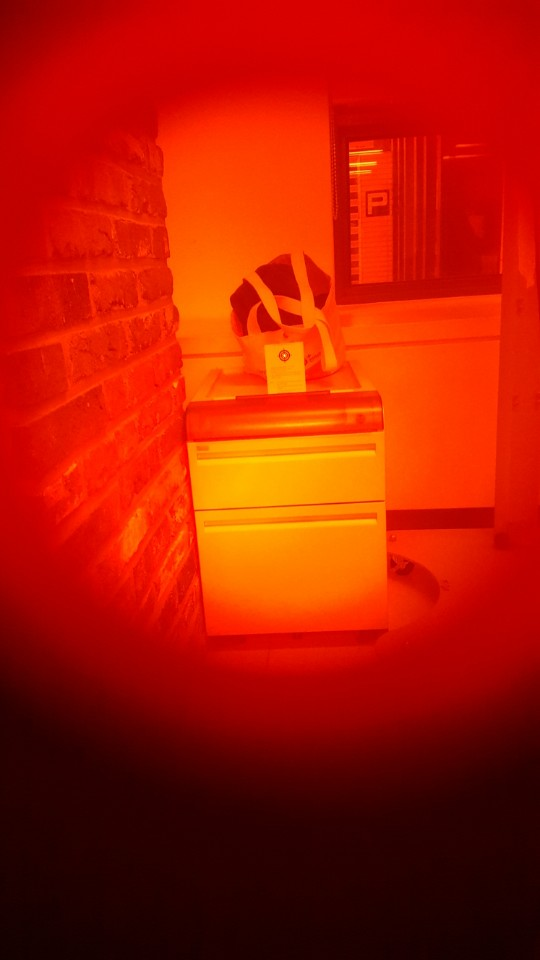
#> input picture images/bright_spot.jpg, 540 x 960 px, found by its file name
$ python guassianblur.py
#> lines starting #> are read from the running program, lines starting #| are printed output that depends on the picture
# 필터 적용할때 중앙값 (홀수,홀수) -> 값이 높으면 더 많이 뭉개짐

import cv2

im=cv2.imread("../../images/bright_spot.jpg")
#> im is the input picture: shape (960, 540, 3); mean B, G, R 0.9, 25.1, 175.1
gray=cv2.cvtColor(im,cv2.COLOR_BGR2GRAY)
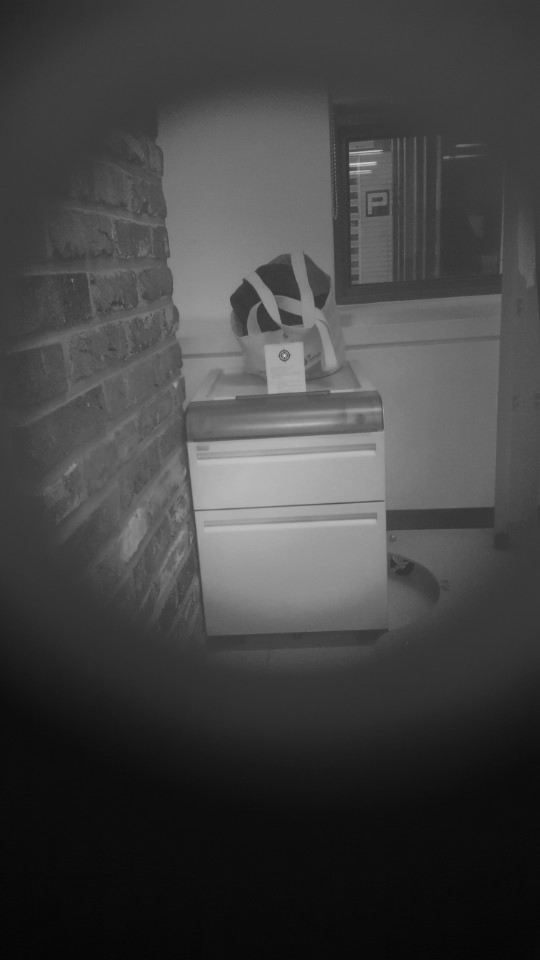
#> gray: shape (960, 540); min 6, max 223, mean 67.2

# im=cv2.cvtColor(im,cv2.COLOR_BGR2HSV)

cv2.imshow("origin",im)
cv2.waitKey(0)
cv2.imshow("gray",gray)
cv2.waitKey(0)
mul=2
floor=140
for i in range(5):
    blur=cv2.GaussianBlur(gray,(2*i+1,2*i+1),0)

    cv2.imshow(str(i+1)+"blur",blur)
    cv2.waitKey(0)

$ run again, with images/dark_spot.jpg copied over images/bright_spot.jpg
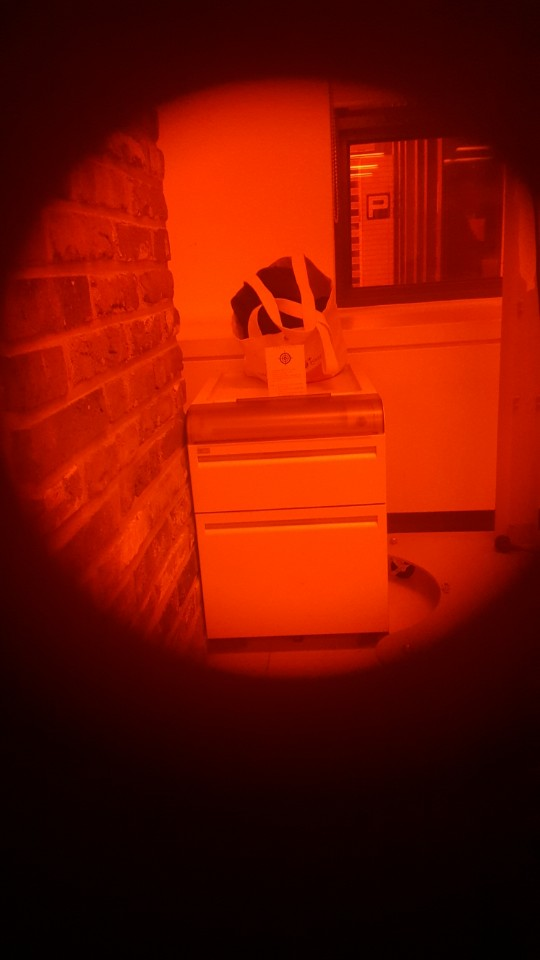
#> input picture images/dark_spot.jpg, 540 x 960 px, found by its file name
#> im is the input picture: shape (960, 540, 3); mean B, G, R 0.8, 17.5, 118.9
#> `gray=cv2.cvtColor(im,cv2.COLOR_BGR2GRAY)`:
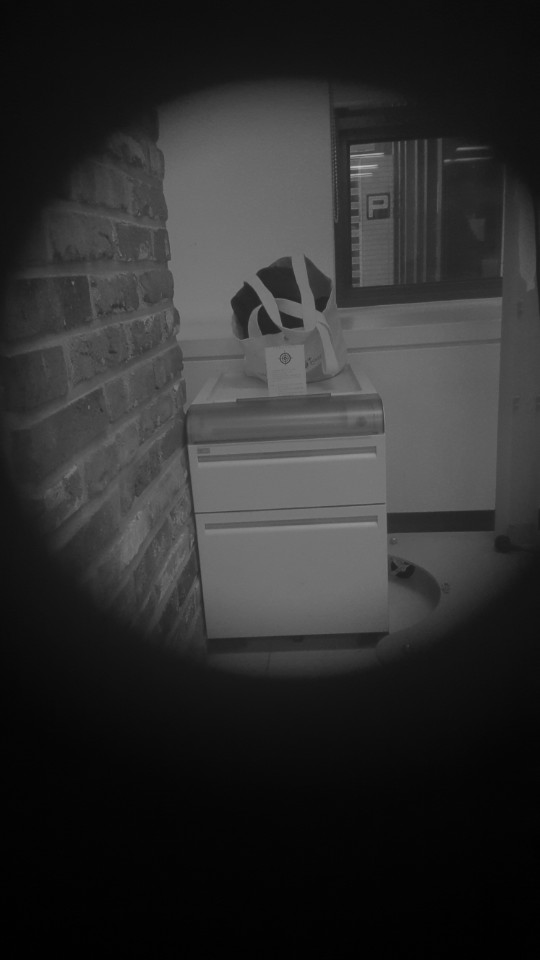
#> gray: shape (960, 540); min 0, max 196, mean 45.9
